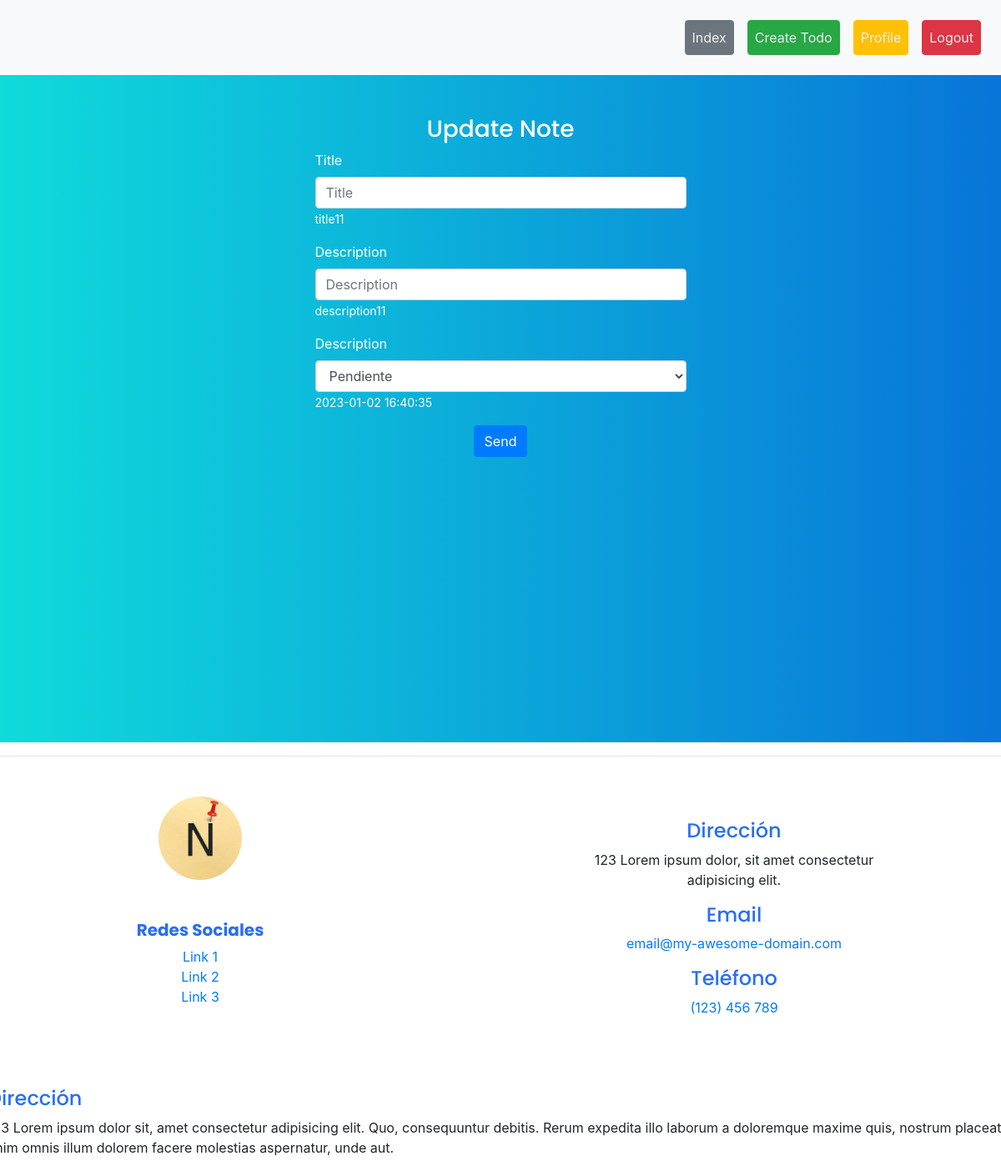
The app's page /update/1 (signed in), older data.
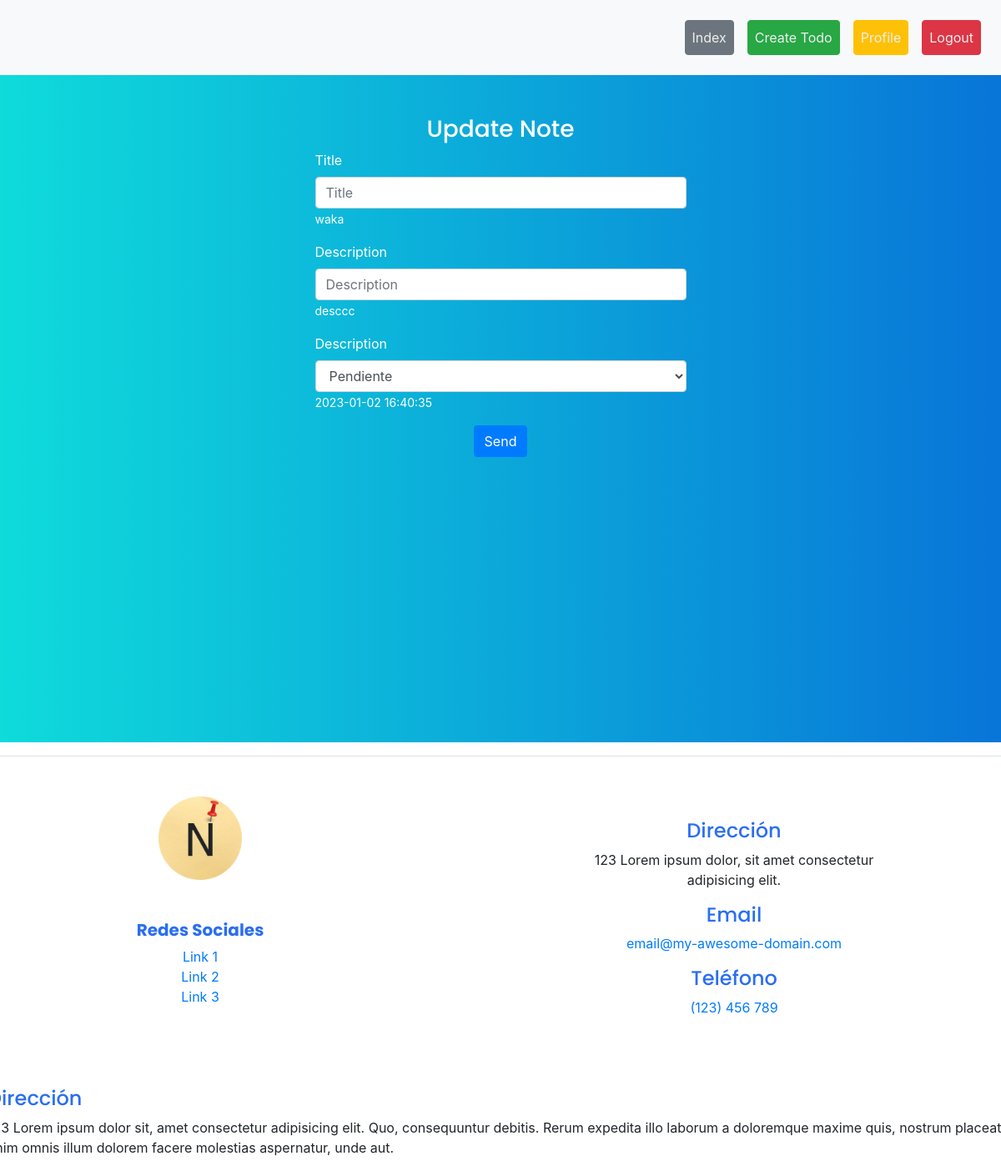
The same page, newer data.
### tables this page shows
CREATE TABLE todos (
            Id INTEGER PRIMARY KEY AUTOINCREMENT,
            Title TEXT,
            Description TEXT,
            Done INTEGER,
            CreateAt DATETIME DEFAULT CURRENT_TIMESTAMP,
            ModifiedAt DATETIME DEFAULT CURRENT_TIMESTAMP,
            DueDate DATETIME DEFAULT CURRENT_TIMESTAMP,
            UserId INTEGER,
            FOREIGN KEY(UserId) REFERENCES users(Id)
            );

### routes.py (the view, shortened to what this page needs)
@app.route("/update/<int:id>", methods=["GET", "POST"])
def update_todo(id):
    if request.method == 'GET':
        todo = read_todo_by_id(db_name, todos_table, id)
        return render_template("update_todo.html", todo=todo, logged_in = session['logged_in'])
    return f"Update {id}"

### utils.py (called while the page is built)
def read_todo_by_id(db_name : str, db_table : str, id: int):
    query = f"SELECT * FROM {db_table} WHERE id = {id}"
    response = send_query_with_response(db_name, query)
    return response

def connect_database(db_name : str):
    connection = sql.connect(db_name)
    cursor =  connection.cursor() # cursor
    return connection, cursor

def send_query_with_response(db_name : str, query : str, isAll : bool = False):
    try:
        con, c = connect_database(db_name)
        c.execute(query)
        if isAll:
            question = c.fetchall()
        else:
            question = c.fetchone()
        con.commit() # apply changes
        return question
    except con.Error as err: # if error
        return err
    finally:
        con.close() # close the connection

### templates/update_todo.html (shortened to what this page needs)
{% extends 'base.html' %}
{% block main %}
<section id="create_todo" class="bg-gradient-blue py-5 d-flex align-items-start">
    <div class="col-6 mx-auto">
        <h2 class="text-center">Update Note</h2>
        <div class="container col-10 mx-auto justify-content-center">
            <form action="{{ url_for('update_todo', id=todo[0]) }}" method="post">
                <div class="form-group">
                    <label for="title">Title</label>
                    <input type="text" class="form-control" id="title" name="title" placeholder="Title">
                    <p><small>{{ todo[1] }}</small></p>
                </div>
                <div class="form-group">
                    <label for="description">Description</label>
                    <input type="text" class="form-control" id="description" name="description" placeholder="Description">
                    <p><small>{{ todo[2] }}</small></p>
                </div>
                <div class="form-group">
                    <label for="done">Description</label>
                    <select class="form-control" name="done" id="done">
                        <option value="0" selected>Pendiente</option>
                    </select>
                    <p><small>{{ todo[4] }}</small></p>
                </div>
                <div class="text-center">
                    <button type="submit" class="btn btn-primary mx-auto">Send</button>
                </div>
            </form>
        </div>
    </div>
</section>
{% endblock %}

### templates/base.html (shortened to what this page needs)
<!DOCTYPE html>
<html lang="en">
    <head>
        <link rel="stylesheet" type="text/css" href="{{url_for('static',filename='/css/bootstrap.min.css')}}">
        <link rel="stylesheet" type="text/css" href="{{url_for('static',filename='/css/styles.css')}}">
    </head>
    <body>
        {% include 'navbar.html' %}
        {% block main %}
        {% endblock %}
    </body>
    {% include 'footer.html' %}
</html>

### templates/navbar.html (shortened to what this page needs)
{% block navbar %}
<nav class="navbar navbar-expand-md navbar-light bg-light p-3">
    <div class="collapse navbar-collapse d-flex justify-content-end" id="navbar">
        <ul class="navbar-nav">
            <li class="nav-item m-2"><a class="nav-link btn btn-secondary" href="{{url_for('index')}}">Index</a></li>
            {% if logged_in %}
            <li class="nav-item m-2"><a class="nav-link btn btn-success" href="{{url_for('create_todo')}}">Create Todo</a></li>
            <li class="nav-item m-2"><a class="nav-link btn btn-warning" href="{{url_for('profile')}}">Profile</a></li>
            <li class="nav-item m-2"><a class="nav-link btn btn-danger" href="{{url_for('logout')}}">Logout</a></li>
            {% else %}
            <li class="nav-item m-2"><a class="nav-link btn btn-secondary" href="{{url_for('login')}}">Login</a></li>
            <li class="nav-item m-2"><a class="nav-link btn btn-primary" href="{{url_for('register')}}">Register</a></li>
            {% endif %}
        </ul>
    </div>
</nav>
{% endblock %}

### templates/footer.html
{% block footer %}
<footer class="border-top text-center d-flex align-items-center justify-content-between mx-auto mt-3 px-10 py-5">
    <div class="col-3 d-inline-block">
        <div class="row">
            <img class="d-inline-block mx-auto" src="{{ url_for('static', filename='imgs/logos/logo-circular-no-bg.png') }}" width="100" alt="logo">
        </div>
        <div class="my-5">
            <h3 class="fs-1-25">Redes Sociales</h4>
            <ul class="px-0 list-unstyled">
                <li><a href="#" target="_blank" rel="noopener">Link 1</a></li>
                <li><a href="#" target="_blank" rel="noopener">Link 2</a></li>
                <li><a href="#" target="_blank" rel="noopener">Link 3</a></li>
            </ul>
        </div>
    </div>
    <div class="col-5 d-inline-block">
        <div class="my-2">
            <h4>Dirección</h4>
            <p>123 Lorem ipsum dolor, sit amet consectetur adipisicing elit.</p>
        </div>
        <div class="my-2">
            <h4>Email</h4>
            <p><a href="#">email@my-awesome-domain.com</a></p>
        </div>
        <div class="my-2">
            <h4>Teléfono</h4>
            <p><a href="#">(123) 456 789</a></p>
        </div>
    </div>
</footer>
<div class="row">
    <h4>Dirección</h4>
    <p>123 Lorem ipsum dolor sit, amet consectetur adipisicing elit. Quo, consequuntur debitis. Rerum expedita illo laborum a doloremque maxime quis, nostrum placeat enim omnis illum dolorem facere molestias aspernatur, unde aut.</p>
</div>
{% endblock %}

### static/css/styles.css (style rules this page uses)
:root { --clr-yellow-primary: #FBC55C; --clr-yellow-secondary:#F4A64E; --clr-yellow-claro: #FFD29F; --clr-yellow-oscuro: #B16510; --clr-blue-secondary: #2A6EF2; --clr-blue-primary: #4452A7; --clr-blue-claro: #919BD8; --clr-blue-oscuro: #19267A; --clr-green-primary: #38AF68; --clr-turquoise: #0FDBDB; --clr-blue: #0875d8; --font-primary: 'Poppins', sans-serif; --font-secundary: 'Tomorrow', sans-serif; }
.px-10 { padding: 0 10vw; }
body, html { margin: 0; padding: 0; background-color: white; }
.fs-1-25 { font-size: 1.25rem; }
h2 { font-size: 1.75rem; }
h3, h4, h5, h6 { font-size: 1.5rem; color: var(--clr-blue-secondary); }
h3 { font-weight: 700; }
h1,h2,h3,h4,h5,h6 { font-family: var(--font-primary); }
.bg-gradient-blue { color:white; background: linear-gradient(to right, var(--clr-turquoise), var(--clr-blue)); height: 100vh; }
#navbar .nav-link { color: #eeeeee; }

Row changes from the older to the newer data that the page shows:
changed todos: Title "title11" → "waka"; Description "description11" → "desccc"
